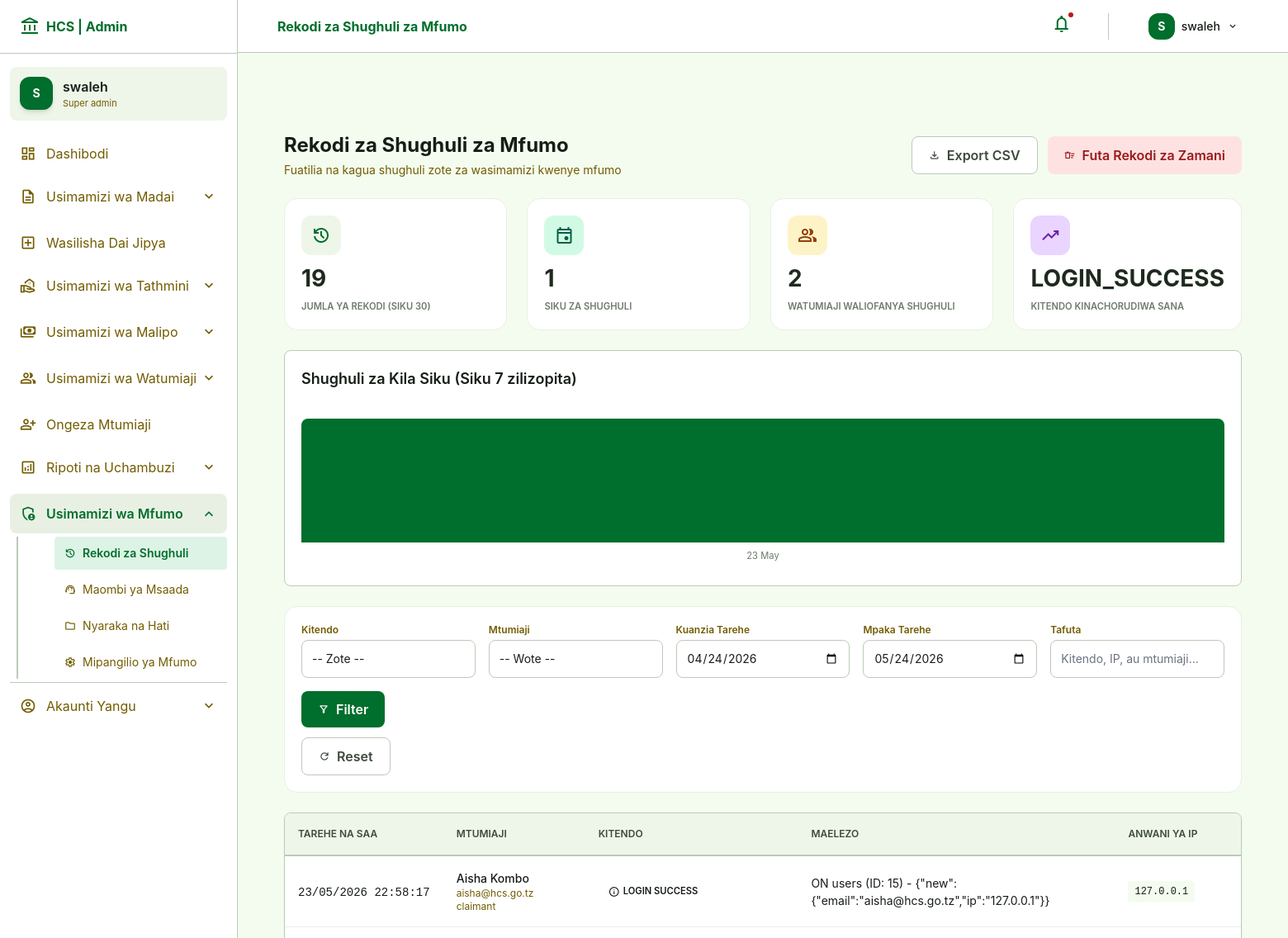
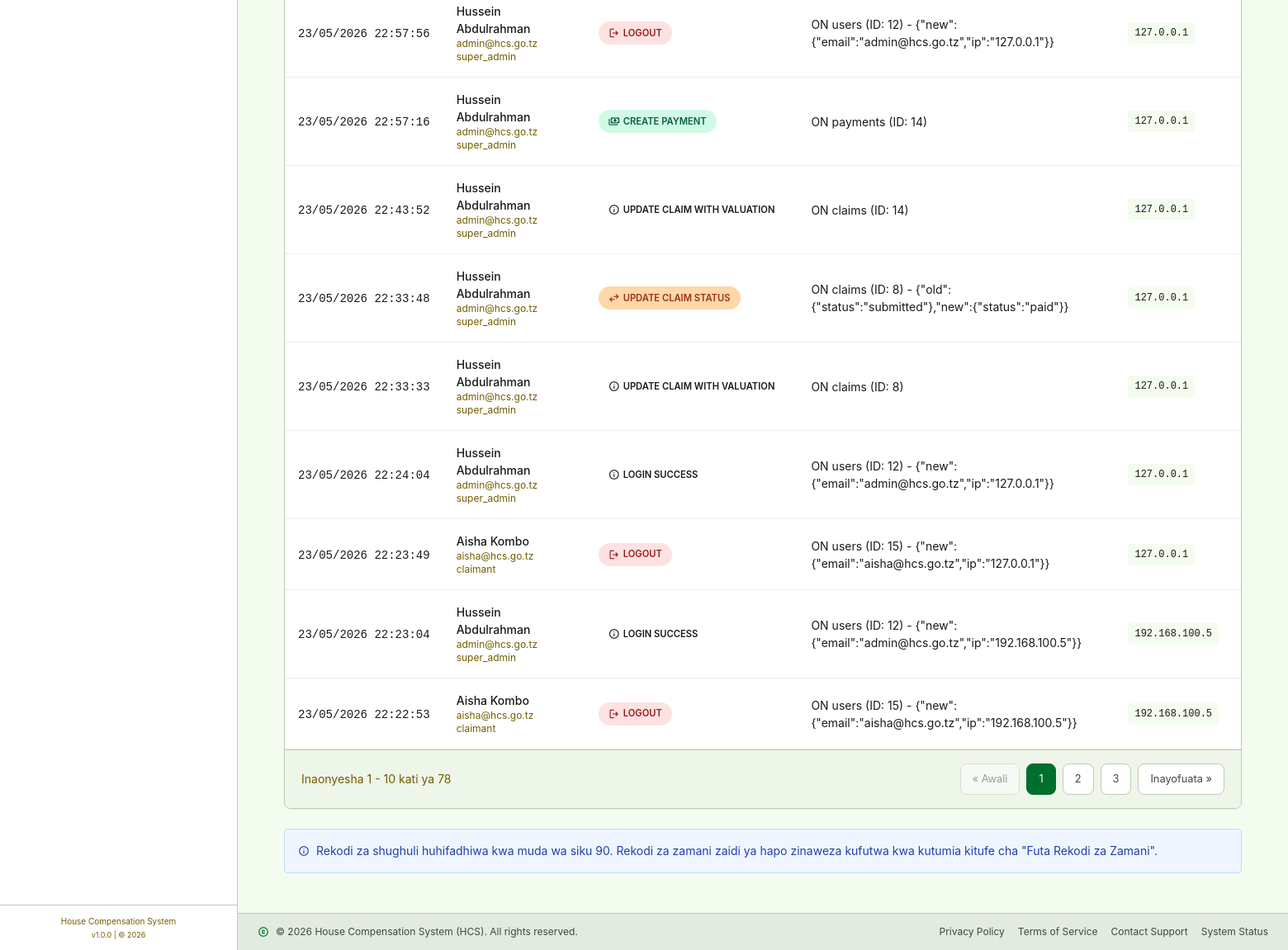
Screenshot of /admin/audit-logs.php (signed in) with the database file from the repository (2 pictures, top to bottom).
### tables this page shows
CREATE TABLE `audit_logs` (
  `id` int(11) NOT NULL,
  `user_id` int(11) DEFAULT NULL,
  `action_performed` text DEFAULT NULL,
  `ip_address` varchar(100) DEFAULT NULL,
  `created_at` timestamp NOT NULL DEFAULT current_timestamp()
);

CREATE TABLE `users` (
  `id` int(11) NOT NULL,
  `full_name` varchar(255) NOT NULL,
  `email` varchar(255) NOT NULL,
  `phone` varchar(20) DEFAULT NULL,
  `nin` varchar(30) DEFAULT NULL,
  `role` enum('super_admin','claimant','valuer','legal_officer','finance_officer','commissioner') DEFAULT 'claimant',
  `password` varchar(255) NOT NULL,
  `status` enum('active','inactive') DEFAULT 'active',
  `created_at` timestamp NOT NULL DEFAULT current_timestamp()
);

### admin/audit-logs.php (the view, shortened to what this page needs)
<?php
$conn = getDB();
$date_from = $_GET['date_from'] ?? date('Y-m-d', strtotime('-30 days'));
$date_to = $_GET['date_to'] ?? date('Y-m-d');
$search_term = $_GET['search'] ?? '';
$sort_by = $_GET['sort'] ?? 'created_at';
$sort_order = $_GET['order'] ?? 'DESC';
$sort_order = ($sort_order === 'ASC') ? 'ASC' : 'DESC';
$where_clauses = [];
$params = [];
$types = "";
if (!empty($date_from) && !empty($date_to)) {
    $where_clauses[] = "DATE(al.created_at) BETWEEN ? AND ?";
    $params[] = $date_from;
    $params[] = $date_to;
    $types .= "ss";
}
$where_sql = empty($where_clauses) ? "" : "WHERE " . implode(" AND ", $where_clauses);
$count_query = "SELECT COUNT(*) as total
                FROM audit_logs al
                LEFT JOIN users u ON al.user_id = u.id
                $where_sql";
$count_stmt = mysqli_prepare($conn, $count_query);
if (!empty($params)) {
    mysqli_stmt_bind_param($count_stmt, $types, ...$params);
}
mysqli_stmt_execute($count_stmt);
$count_result = mysqli_stmt_get_result($count_stmt);
$total_logs = mysqli_fetch_assoc($count_result)['total'];
$page = isset($_GET['page']) ? max(1, intval($_GET['page'])) : 1;
$per_page = 10;
$offset = ($page - 1) * $per_page;
$total_pages = ceil($total_logs / $per_page);
$query = "SELECT al.*, u.full_name, u.email, u.role
          FROM audit_logs al
          LEFT JOIN users u ON al.user_id = u.id
          $where_sql
          ORDER BY ";
if ($sort_by === 'full_name') {
    $query .= "u.full_name $sort_order";
} elseif ($sort_by === 'action_performed') {
    $query .= "al.action_performed $sort_order";
} elseif ($sort_by === 'ip_address') {
    $query .= "al.ip_address $sort_order";
} else {
    $query .= "al.created_at $sort_order";
}
$query .= " LIMIT ? OFFSET ?";
$params[] = $per_page;
$params[] = $offset;
$types .= "ii";
$stmt = mysqli_prepare($conn, $query);
mysqli_stmt_bind_param($stmt, $types, ...$params);
mysqli_stmt_execute($stmt);
$result = mysqli_stmt_get_result($stmt);
$logs = [];
while ($row = mysqli_fetch_assoc($result)) {
    $logs[] = $row;
}
$summary_query = "SELECT
    COUNT(*) as total_logs,
    COUNT(DISTINCT DATE(created_at)) as active_days,
    COUNT(DISTINCT user_id) as active_users,
    SUBSTRING_INDEX(SUBSTRING_INDEX(action_performed, ' ON ', 1), ' - ', 1) as most_common_action
    FROM audit_logs
    WHERE created_at >= DATE_SUB(NOW(), INTERVAL 30 DAY)
    GROUP BY most_common_action
    ORDER BY COUNT(*) DESC
    LIMIT 1";
$summary_result = mysqli_query($conn, $summary_query);
$summary = mysqli_fetch_assoc($summary_result);
$daily_activity_query = "SELECT
    DATE(created_at) as date,
    COUNT(*) as count,
    COUNT(DISTINCT user_id) as unique_users
    FROM audit_logs
    WHERE created_at >= DATE_SUB(NOW(), INTERVAL 7 DAY)
    GROUP BY DATE(created_at)
    ORDER BY date ASC";
$daily_activity_result = mysqli_query($conn, $daily_activity_query);
$daily_activity = [];
while ($row = mysqli_fetch_assoc($daily_activity_result)) {
    $daily_activity[] = $row;
}
require_once __DIR__ . '/includes/admin-header.php';
?>
<div class="page-container">
    <div class="flex flex-col md:flex-row md:items-center justify-between gap-4 mb-6">
        <div>
            <h2 class="font-headline-lg text-on-background text-2xl font-bold">Rekodi za Shughuli za Mfumo</h2>
            <p class="text-secondary text-sm mt-1">Fuatilia na kagua shughuli zote za wasimamizi kwenye mfumo</p>
        </div>
        <div class="button-group">
            <button onclick="exportLogs()" class="btn-export">
                <span class="material-symbols-outlined text-sm">download</span> Export CSV
            </button>
            <button onclick="confirmClearLogs()" class="btn-clear">
                <span class="material-symbols-outlined text-sm">delete_sweep</span> Futa Rekodi za Zamani
            </button>
        </div>
    </div>
    <div class="stats-grid">
        <div class="stat-card">
            <div class="stat-icon" style="background: #eef6ea; color: #006e2c;">
                <span class="material-symbols-outlined">history</span>
            </div>
            <div class="stat-value"><?php echo number_format($summary['total_logs']); ?></div>
            <div class="stat-label">Jumla ya Rekodi (Siku 30)</div>
        </div>
        <div class="stat-card">
            <div class="stat-icon" style="background: #d1fae5; color: #065f46;">
                <span class="material-symbols-outlined">event</span>
            </div>
            <div class="stat-value"><?php echo number_format($summary['active_days']); ?></div>
            <div class="stat-label">Siku za Shughuli</div>
        </div>
        <div class="stat-card">
            <div class="stat-icon" style="background: #fef3c7; color: #92400e;">
                <span class="material-symbols-outlined">people</span>
            </div>
            <div class="stat-value"><?php echo number_format($summary['active_users']); ?></div>
            <div class="stat-label">Watumiaji Waliofanya Shughuli</div>
        </div>
        <div class="stat-card">
            <div class="stat-icon" style="background: #e9d5ff; color: #6b21a5;">
                <span class="material-symbols-outlined">trending_up</span>
            </div>
            <div class="stat-value text-base"><?php echo htmlspecialchars($summary['most_common_action'] ?? '-'); ?></div>
            <div class="stat-label">Kitendo Kinachorudiwa Sana</div>
        </div>
    </div>
    <?php if (!empty($daily_activity)): ?>
    <div class="bg-white border border-outline-variant rounded-xl p-5 mb-6">
        <h3 class="font-semibold text-lg mb-4">Shughuli za Kila Siku (Siku 7 zilizopita)</h3>
        <div class="daily-activity">
            <?php
            $max_count = max(array_column($daily_activity, 'count'));
            $max_count = $max_count > 0 ? $max_count : 1;
            foreach ($daily_activity as $day):
                $height = ($day['count'] / $max_count) * 150;
                $height = max($height, 30);
            ?>
            <div class="activity-bar-container">
                <div class="activity-bar" style="height: <?php echo $height; ?>px;" title="<?php echo $day['count']; ?> shughuli">
                    <span class="text-xs font-semibold absolute -mt-6 w-full text-center"><?php echo $day['count']; ?></span>
                </div>
                <div class="activity-label"><?php echo date('d M', strtotime($day['date'])); ?></div>
            </div>
            <?php endforeach; ?>
        </div>
    </div>
    <?php endif; ?>
    <div class="filter-bar">
        <form method="GET" action="" class="filter-grid">
            <div>
                <label class="text-xs font-semibold text-secondary block mb-1">Kitendo</label>
                <select name="action" class="filter-select">
                    <option value="all">-- Zote --</option>
                </select>
            </div>
            <div>
                <label class="text-xs font-semibold text-secondary block mb-1">Mtumiaji</label>
                <select name="user_id" class="filter-select">
                    <option value="all">-- Wote --</option>
                </select>
            </div>
            <div>
                <label class="text-xs font-semibold text-secondary block mb-1">Kuanzia Tarehe</label>
                <input type="date" name="date_from" class="filter-input" value="<?php echo $date_from; ?>">
            </div>
            <div>
                <label class="text-xs font-semibold text-secondary block mb-1">Mpaka Tarehe</label>
                <input type="date" name="date_to" class="filter-input" value="<?php echo $date_to; ?>">
            </div>
            <div>
                <label class="text-xs font-semibold text-secondary block mb-1">Tafuta</label>
                <input type="text" name="search" class="filter-input" placeholder="Kitendo, IP, au mtumiaji..." value="<?php echo htmlspecialchars($search_term); ?>">
            </div>
            <div class="button-group">
                <button type="submit" class="btn-filter">
                    <span class="material-symbols-outlined text-sm">filter_alt</span> Filter
                </button>
                <a href="audit-logs.php" class="btn-export">
                    <span class="material-symbols-outlined text-sm">refresh</span> Reset
                </a>
            </div>
        </form>
    </div>
    <div class="bg-white border border-outline-variant rounded-xl shadow-sm overflow-hidden">
        <div class="audit-table-container">
            <table class="audit-table">
                <thead>
                    <tr>
                        <th style="width: 15%"><a href="?<?php echo http_build_query(array_merge($_GET, ['sort' => 'created_at', 'order' => $sort_by == 'created_at' && $sort_order == 'ASC' ? 'DESC' : 'ASC'])); ?>" class="hover:text-primary">Tarehe na Saa</a></th>
                        <th style="width: 18%"><a href="?<?php echo http_build_query(array_merge($_GET, ['sort' => 'full_name', 'order' => $sort_by == 'full_name' && $sort_order == 'ASC' ? 'DESC' : 'ASC'])); ?>" class="hover:text-primary">Mtumiaji</a></th>
                        <th style="width: 18%"><a href="?<?php echo http_build_query(array_merge($_GET, ['sort' => 'action_performed', 'order' => $sort_by == 'action_performed' && $sort_order == 'ASC' ? 'DESC' : 'ASC'])); ?>" class="hover:text-primary">Kitendo</a></th>
                        <th style="width: 35%">Maelezo</th>
                        <th style="width: 14%"><a href="?<?php echo http_build_query(array_merge($_GET, ['sort' => 'ip_address', 'order' => $sort_by == 'ip_address' && $sort_order == 'ASC' ? 'DESC' : 'ASC'])); ?>" class="hover:text-primary">Anwani ya IP</a></th>
                    </tr>
                </thead>
                <tbody>
                    <?php if (empty($logs)): ?>
                    <tr>
                        <td colspan="5" class="text-center py-12 text-secondary">
                            <span class="material-symbols-outlined text-5xl mb-2 block">history</span>
                            Hakuna rekodi za shughuli zinazoendana na vigezo vyako
                        </td>
                    </tr>
                    <?php else: ?>
                    <?php foreach ($logs as $log): ?>
                    <tr>
                        <td class="whitespace-nowrap">
                            <span class="font-mono text-sm"><?php echo date('d/m/Y H:i:s', strtotime($log['created_at'])); ?></span>
                        </td>
                        <td>
                            <div class="font-medium"><?php echo htmlspecialchars($log['full_name'] ?? 'System'); ?></div>
                            <div class="text-xs text-secondary"><?php echo htmlspecialchars($log['email'] ?? '-'); ?></div>
                            <div class="text-xs text-secondary"><?php echo htmlspecialchars($log['role'] ?? '-'); ?></div>
                        </td>
                        <td>
                            <?php
                            $action_name = explode(' ON ', $log['action_performed'])[0];
                            $action_name = explode(' - ', $action_name)[0];
                            ?>
                            <span class="action-badge <?php echo str_replace(' ', '', $action_name) ?: 'default'; ?>">
                                <span class="material-symbols-outlined text-sm">
                                </span>
                                <?php echo str_replace('_', ' ', $action_name); ?>
                            </span>
                        </td>
                        <td class="max-w-md">
                            <?php
                            $description = $log['action_performed'];
                            $description = str_replace($action_name, '', $description);
                            $description = trim($description, ' - ');
                            if (strlen($description) > 100) {
                                echo nl2br(htmlspecialchars(substr($description, 0, 100) . '...'));
                            } else {
                                echo nl2br(htmlspecialchars($description));
                            }
                            ?>
                        </td>
                        <td>
                            <code class="ip-address"><?php echo htmlspecialchars($log['ip_address'] ?? '-'); ?></code>
                        </td>
                    </tr>
                    <?php endforeach; ?>
                    <?php endif; ?>
                </tbody>
            </table>
        </div>
        <?php if ($total_pages > 1): ?>
        <div class="flex flex-col sm:flex-row items-center justify-between px-5 py-4 border-t border-outline-variant bg-surface-container-low gap-3">
            <div class="text-sm text-secondary">
                Inaonyesha <?php echo (($page - 1) * $per_page) + 1; ?> - <?php echo min($page * $per_page, $total_logs); ?> kati ya <?php echo $total_logs; ?>
            </div>
            <div class="pagination">
                <?php if ($page > 1): ?>
                <a href="?<?php echo http_build_query(array_merge($_GET, ['page' => $page - 1])); ?>" class="pagination-btn">« Awali</a>
                <?php else: ?>
                <span class="pagination-btn disabled">« Awali</span>
                <?php endif; ?>
                <?php
                $start_page = max(1, $page - 2);
                $end_page = min($total_pages, $page + 2);
                for ($i = $start_page; $i <= $end_page; $i++):
                ?>
                <a href="?<?php echo http_build_query(array_merge($_GET, ['page' => $i])); ?>" class="pagination-btn <?php echo $i == $page ? 'active' : ''; ?>"><?php echo $i; ?></a>
                <?php endfor; ?>
                <?php if ($page < $total_pages): ?>
                <a href="?<?php echo http_build_query(array_merge($_GET, ['page' => $page + 1])); ?>" class="pagination-btn">Inayofuata »</a>
                <?php else: ?>
                <span class="pagination-btn disabled">Inayofuata »</span>
                <?php endif; ?>
            </div>
        </div>
        <?php endif; ?>
    </div>
    <div class="bg-blue-50 border border-blue-200 rounded-lg p-4 text-sm text-blue-800 mt-6">
        <div class="flex items-center gap-2">
            <span class="material-symbols-outlined text-sm">info</span>
            <span>Rekodi za shughuli huhifadhiwa kwa muda wa siku 90. Rekodi za zamani zaidi ya hapo zinaweza kufutwa kwa kutumia kitufe cha "Futa Rekodi za Zamani".</span>
        </div>
    </div>
</div>
<?php require_once __DIR__ . '/includes/admin-footer.php'; ?>

### rows the page displays
audit_logs: created_at "23/05/2026 22:58:17", user.full_name "Aisha Kombo", user.email "aisha@hcs.go.tz", user.role "claimant", action_performed "LOGIN SUCCESS", action_performed "ON users (ID: 15) - {\"new\":{\"email\":\"aisha@hcs.go.tz\",\"ip\":\"127.0.0.1\"}}", ip_address "127.0.0.1"
audit_logs: created_at "23/05/2026 22:57:56", user.full_name "Hussein Abdulrahman", user.email "admin@hcs.go.tz", user.role "super_admin", action_performed "LOGOUT", action_performed "ON users (ID: 12) - {\"new\":{\"email\":\"admin@hcs.go.tz\",\"ip\":\"127.0.0.1\"}}", ip_address "127.0.0.1"
audit_logs: created_at "23/05/2026 22:57:16", user.full_name "Hussein Abdulrahman", user.email "admin@hcs.go.tz", user.role "super_admin", action_performed "CREATE PAYMENT", action_performed "ON payments (ID: 14)", ip_address "127.0.0.1"
audit_logs: created_at "23/05/2026 22:43:52", user.full_name "Hussein Abdulrahman", user.email "admin@hcs.go.tz", user.role "super_admin", action_performed "UPDATE CLAIM WITH VALUATION", action_performed "ON claims (ID: 14)", ip_address "127.0.0.1"
audit_logs: created_at "23/05/2026 22:33:48", user.full_name "Hussein Abdulrahman", user.email "admin@hcs.go.tz", user.role "super_admin", action_performed "UPDATE CLAIM STATUS", action_performed "ON claims (ID: 8) - {\"old\":{\"status\":\"submitted\"},\"new\":{\"status\":\"paid\"}}", ip_address "127.0.0.1"
audit_logs: created_at "23/05/2026 22:33:33", user.full_name "Hussein Abdulrahman", user.email "admin@hcs.go.tz", user.role "super_admin", action_performed "UPDATE CLAIM WITH VALUATION", action_performed "ON claims (ID: 8)", ip_address "127.0.0.1"
audit_logs: created_at "23/05/2026 22:24:04", user.full_name "Hussein Abdulrahman", user.email "admin@hcs.go.tz", user.role "super_admin", action_performed "LOGIN SUCCESS", action_performed "ON users (ID: 12) - {\"new\":{\"email\":\"admin@hcs.go.tz\",\"ip\":\"127.0.0.1\"}}", ip_address "127.0.0.1"
audit_logs: created_at "23/05/2026 22:23:49", user.full_name "Aisha Kombo", user.email "aisha@hcs.go.tz", user.role "claimant", action_performed "LOGOUT", action_performed "ON users (ID: 15) - {\"new\":{\"email\":\"aisha@hcs.go.tz\",\"ip\":\"127.0.0.1\"}}", ip_address "127.0.0.1"
audit_logs: created_at "23/05/2026 22:23:04", user.full_name "Hussein Abdulrahman", user.email "admin@hcs.go.tz", user.role "super_admin", action_performed "LOGIN SUCCESS", action_performed "ON users (ID: 12) - {\"new\":{\"email\":\"admin@hcs.go.tz\",\"ip\":\"192.168.100.5\"}}", ip_address "192.168.100.5"
audit_logs: created_at "23/05/2026 22:22:53", user.full_name "Aisha Kombo", user.email "aisha@hcs.go.tz", user.role "claimant", action_performed "LOGOUT", action_performed "ON users (ID: 15) - {\"new\":{\"email\":\"aisha@hcs.go.tz\",\"ip\":\"192.168.100.5\"}}", ip_address "192.168.100.5"

### other values shown
substr($_SESSION['full_name'] ?? 'A', 0, 1) "S"
$_SESSION['full_name'] "swaleh"
str_replace('_', ' ', $_SESSION['role'] ?? 'Super Admin') "Super admin"
$page_heading "Rekodi za Shughuli za Mfumo"
substr($_SESSION['full_name'], 0, 1) "S"
$summary['total_logs'] "19"
$summary['active_days'] "1"
$summary['active_users'] "2"
$summary['most_common_action'] "LOGIN_SUCCESS"
date('d M', strtotime($day['date'])) "23 May"
min($page * $per_page, $total_logs) "10"
$total_logs "78"
